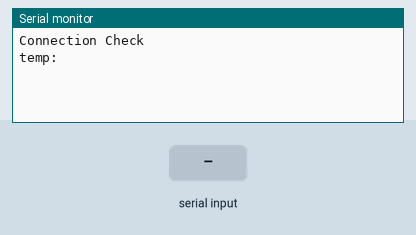
A sketch run on a simulated Arduino Uno, built with avr-gcc and run on an emulated ATmega328P. Shown: the last lines printed to the serial monitor. Inputs (shaded band) come from the test bench.

Above: at 1.2 s.
1.3 s: "1" received over Serial
2.8 s: "0" received over Serial
At 4.2 s:
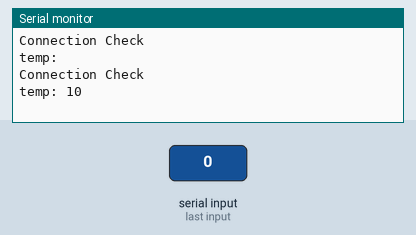
4.3 s: "2" received over Serial
At 6.6 s:
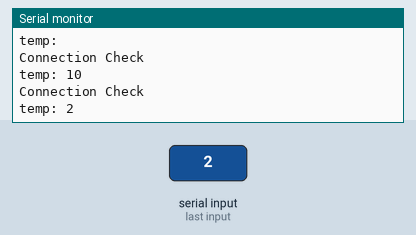

Measured:
- after the input at 2.8 s, the serial monitor: prints a new line after 1.0 s (image 1)
- after the input at 4.3 s, the serial monitor: prints a new line after 1.5 s (image 2)

The sketch:

Arduino.ino
```cpp
void setup()
{
  Serial.begin(9600);
}
void ComsCheck()
{
  String temp = "";
  while(temp!="Connection Good")
  {
    Serial.println("Connection Check");
    temp = (Serial.readString());
    Serial.println("temp: " + temp);
    delay(1000);
  }
  Serial.println("temp: " + temp);
  Serial.println("Connection Good. Coming online");
}

void loop()
{
  ComsCheck();
}
```
